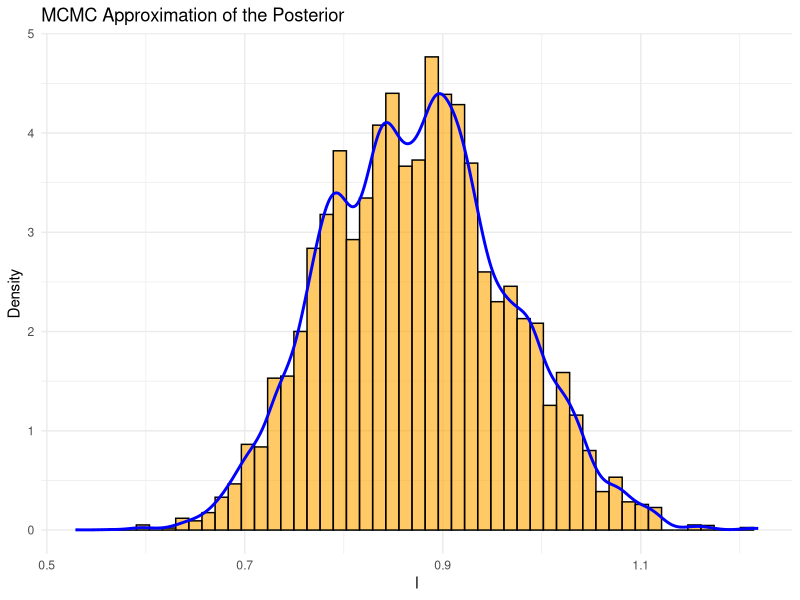
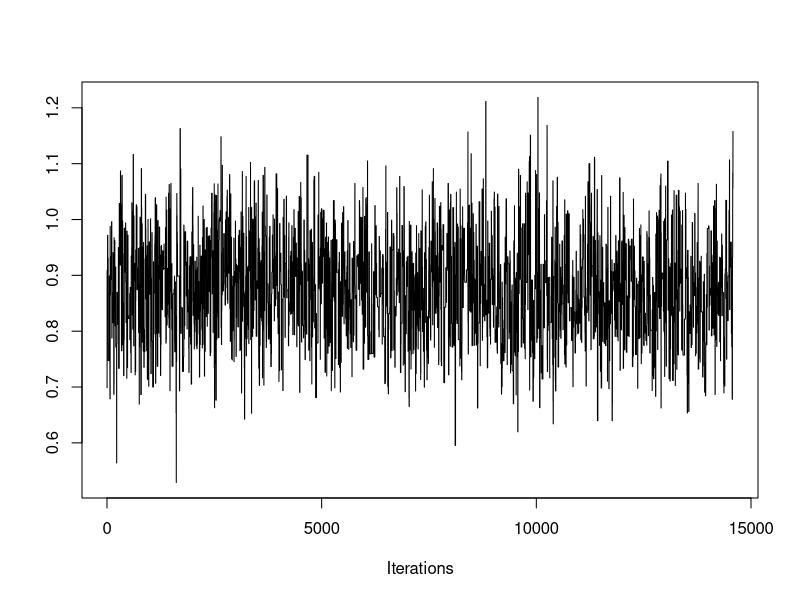
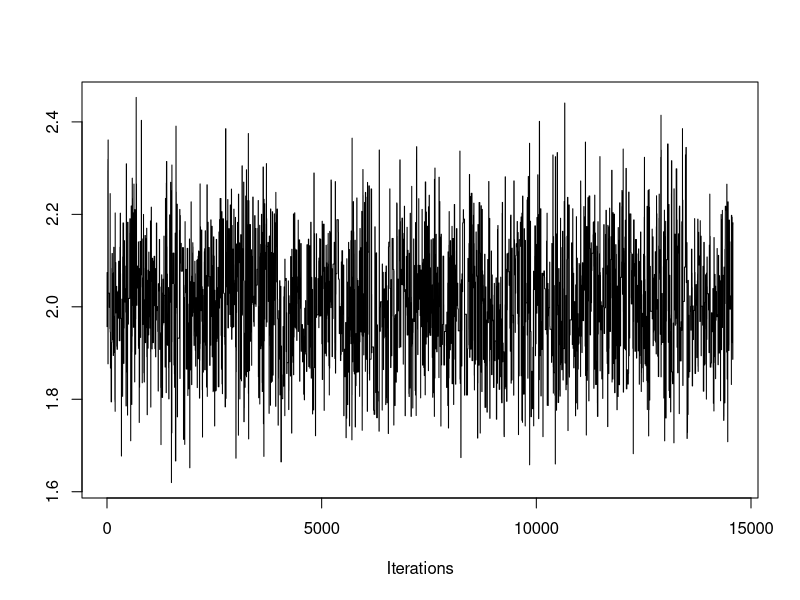
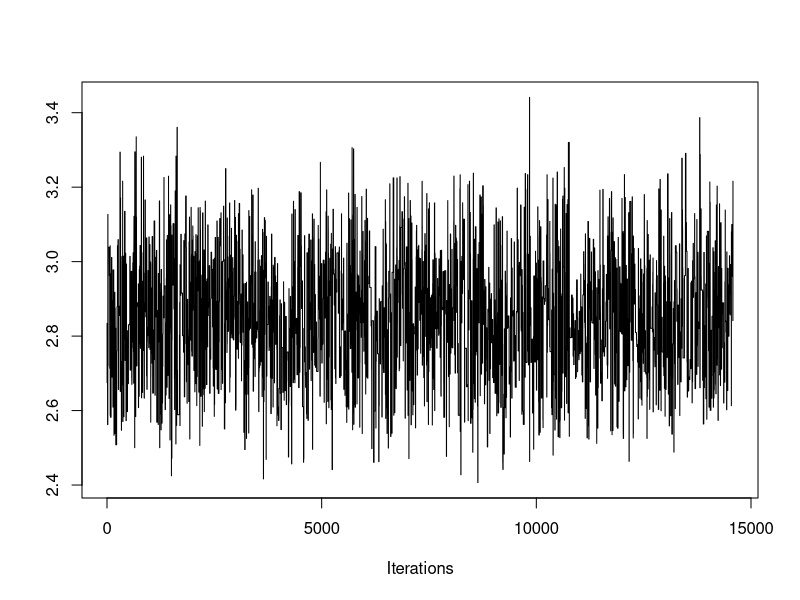
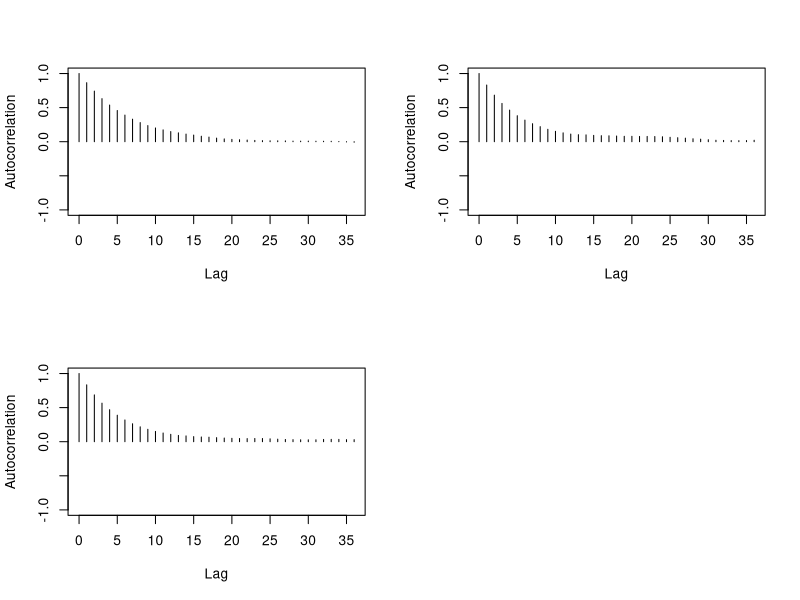

Generate these figures, in order, with R:
## ---- chunk 1
#To be set by user:
n <- 2000 #number of observations (set it higher for consistency)
beta <- c(1, 2, 3)#, 4, 5, 6)  # True coefficients (bias, and predictors) px1

#Synthetic predictors
p <- length(beta)-1 #number of predictors
M <- p+1 #number of predictors plus intercept
library(MASS)
set.seed(7)
X <- cbind(1, matrix(mvrnorm(n, mu = rep(0, p), Sigma = 1*diag(p)), n, p))  # Design matrix with intercept (bias). nxp

#Response
z <- X %*% beta  # Linear predictor. %*% = matrix mult. nx1 dim
sig <- 1/(1+exp(-z)) #sigmoid (inv-logit) function, find probability in [0,1], predicted y
y <- rbinom(n=n, size=1, prob=sig) #size=num trials=1 -> bernoulli response var
## ---- chunk 2
#Proposal distro
proposal <- function(mu, lambda, sigma) {
  # Draw a single sample from multivariate normal
  distro <- mvrnorm(1, mu = mu, Sigma = lambda*sigma)
  return(distro)
}

# Log-likelihood function for logistic regression
logistic_ll <- function(beta, X, y) {
  z <- X %*% beta
  p <- 1 / (1 + exp(-z))
  loglike <- sum(log(p[y==1]))+sum(log((1-p)[y==0]))
  return(loglike)
}

# Log-prior of parameter that comes from proposal distro
library(mvtnorm)
log_prior <- function(distro, mu, sigma) {
  # Compute the density at 'distro' under the MVN used in proposal()
  prob <- dmvnorm(distro, mean = mu, sigma = sigma)
  log_prob <- log(prob)
  return(log_prob)
}

#Define log_prior_kde
log_prior_kde <- function(beta, C, den_funs) {
  prior_d = 0
  d <- 1 #iterative
  while (d <= dim(C)[2]) {
    if ( min(C[,d]) < beta[d] && beta[d] < max(C[,d]) ){
      density_at_point <- den_funs[[d]](beta[d])
      prior_d <- prior_d + log(density_at_point) #Assume independence
    }
    else {
      prior_d <- -10000
    }
    d <- d+1
  }
  return(prior_d)
}
## ---- chunk 3
metropolis <- function(X, y, N = 20000, prior = TRUE, update = FALSE, KDE = FALSE, C = NA, den_funs = NA, M = ncol(X), a_target = 0.234, b1 = rep(0, M), batch = TRUE, batch_schedule = seq(50, N, by = 50)) {
  #0) Initial values
  if (batch == FALSE) {
    a_target <- a_target/2.26 
  }
  n_accept <- 0 #number of acceptances
  b <- matrix(0, nrow = N, ncol = M)
  b[1,] <- b1 #rep(0, M)
  
  #Keep history of proposals
  P_list <- rep(NA, N - 1)
  P_list[1] <- logistic_ll(b[1,], X, y)
  
  #Adaptation parameters
  batch_index <- 1
  Tb <- 0 #start of batch
  mu <- rep(0, M)
  Sigma <- diag(M)
  lambda <- (2.38**2)/M
  gam <- 1
  
  for (i in 2:N) {
    #1) Propose new position beta[i-1] -> beta[i]' from proposal distro
    if (update == FALSE) {
      b_prop <- proposal(mu, lambda, Sigma)
    } else {
      b_prop <- C[i,]
    }
    
    #2) Compute transition probability
    if (prior == TRUE) {
      if (KDE == FALSE) {
        P_list[i] <- logistic_ll(b_prop, X, y) + log_prior(b_prop, rep(0, M), diag(M))  #P(beta*)
      } else {
        P_list[i] <- logistic_ll(b_prop, X, y) + log_prior_kde(b_prop, C, den_funs)
      }
    } else {
      P_list[i] <- logistic_ll(b_prop, X, y)
    }
    
    #3) Acceptance ratio
    R <- exp(P_list[i] - P_list[i-1])
    alpha <- min(R, 1)
    
    #4) Generate a random number u_i from [0,1]. Accept or reject proposal
    u <- runif(1)  # u_i
    if (u <= alpha) {
        b[i,] <- b_prop  # Accept y as next state
        n_accept <- n_accept + 1
    } else {
        b[i,] <- b[i-1,]  # Stay at previous state of Markov chain
        P_list[i] <- P_list[i-1]
    }
    
    #5) Adaptive step
    if (batch == TRUE) {
      if (batch_index <= length(batch_schedule) && i == batch_schedule[batch_index]) {
        #Batch update
        Tb1 <- i #T_{b+1}
        b_batch <- b[(Tb + 1):Tb1, , drop = FALSE]
        n_batch <- nrow(b_batch)
        
        #Covar update
        cov_sum <- matrix(0, M, M)
        for (j in 1:n_batch) {
          diff <- matrix(b_batch[j,] - mu, ncol=1)
          cov_sum <- cov_sum + (diff%*%t(diff) - Sigma)
        }
        Sigma <- Sigma + cov_sum/n_batch + 1e-5*diag(M)
        
        #Mean update
        mean_diff <- colMeans(b_batch) - mu
        mu <- mu + mean_diff
        
        #Parameter update
        Tb <- Tb1
        batch_index <- batch_index + 1
        lambda <- exp( log(lambda) + (alpha-a_target)/n_batch )
      }
    } else { #Batch == FALSE
      gam <- 1/i
      Sigma <- Sigma + gam*( (b[i,]-mu)%*%t(b[i,]-mu) - Sigma )
      mu <- mu + gam*( b[i,]-mu )
      lambda <- exp( log(lambda) + gam*(alpha-a_target) )
    }
  }

  n <- as.integer(0.9 * N)
  C <- b[(N - n + 1):N,] #discard first 10% of samples
  
  cat("Acceptance rate:", n_accept/(N-1), "\n")
  return(C)
}
## ---- chunk 4
prior_proposal <- function(k, X, y, N = 20000, M = ncol(X), a_target = 0.234, b1 = rep(0, M)) {
  #Partition the data
  #Number of rows
  n <- nrow(X)
  
  # Get row group assignments
  part_indices <- cut(seq_len(n), breaks = k, labels = FALSE)
  
  # Split row indices instead of splitting X directly
  index_groups <- split(seq_len(n), part_indices)
  
  # Turn each group of indices into a matrix
  parts_X <- lapply(index_groups, function(idx) X[idx, , drop = FALSE])
  y <- matrix(y, ncol = 1)
  parts_y <- lapply(index_groups, function(idx) y[idx, , drop = FALSE])
  
  #Prior recursive implementation
  for (j in seq(1,k)) { 
    if (j == 1) {
      C <- metropolis(parts_X[[j]], parts_y[[j]], N = N, prior = TRUE, update = FALSE, KDE = FALSE, C = NA, den_funs = NA, a_target = a_target, b1 = b1, batch = TRUE)
    
    } else {
      
      #Update number of samples
      N <- dim(C)[1] #number of samples
      
      #Create KDE functions and MAP (modes) vals
      den_funs <- list()
      modes <- list()
      d <- 1 #iterative
      while (d <= dim(C)[2]) {
        kde <- density(C[,d])
        den_funs[[d]] <- approxfun(kde$x, kde$y) #approx fun
        modes[[d]] <- kde$x[which.max(kde$y)]
        d <- d+1
      }
      modes <- unlist(modes)
      
      C <- metropolis(parts_X[[j]], parts_y[[j]], N = N, prior = FALSE, update = TRUE, KDE = FALSE, C = C, den_funs = NA, a_target = a_target, b1 = modes, batch = TRUE)
      
    }
  }
  return(C)
}
## ---- chunk 5
C <- prior_proposal(3, X, y, 20000)
## ---- chunk 6
c <- C[, 1]
library(ggplot2)
h <- 3.5 * sd(c) / (length(c)^(1/3))
nbins <- ceiling((max(c) - min(c)) / h)
ggplot() +
  geom_histogram(aes(x = c, y = after_stat(density)), bins = nbins, fill = "orange", color = "black", alpha = 0.6) +
  geom_density(aes(x = c), color = "blue", linewidth = 1) +
  labs(x = "l", y = "Density", title = "MCMC Approximation of the Posterior") +
  xlim(min(c), max(c)) +
  theme_minimal()
## ---- chunk 7
library(coda)
mcmc_obj <- as.mcmc(C)
traceplot(mcmc_obj)
## ---- chunk 8
autocorr.plot(mcmc_obj)
## ---- chunk 9
effectiveSize(mcmc_obj)
